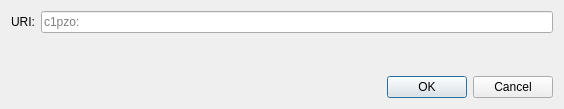
<?xml version="1.0" encoding="UTF-8"?>
<ui version="4.0">
 <class>OpenURIDialog</class>
 <widget class="QDialog" name="OpenURIDialog">
  <property name="geometry">
   <rect>
    <x>0</x>
    <y>0</y>
    <width>564</width>
    <height>109</height>
   </rect>
  </property>
  <property name="windowTitle">
   <string>Open c1pzo URI</string>
  </property>
  <layout class="QVBoxLayout" name="verticalLayout">
   <item>
    <layout class="QHBoxLayout" name="horizontalLayout">
     <item>
      <widget class="QLabel" name="label">
       <property name="text">
        <string>URI:</string>
       </property>
      </widget>
     </item>
     <item>
      <widget class="QValidatedLineEdit" name="uriEdit">
       <property name="placeholderText">
        <string notr="true">c1pzo:</string>
       </property>
      </widget>
     </item>
    </layout>
   </item>
   <item>
    <spacer name="verticalSpacer">
     <property name="orientation">
      <enum>Qt::Vertical</enum>
     </property>
     <property name="sizeHint" stdset="0">
      <size>
       <width>20</width>
       <height>40</height>
      </size>
     </property>
    </spacer>
   </item>
   <item>
    <widget class="QDialogButtonBox" name="buttonBox">
     <property name="orientation">
      <enum>Qt::Horizontal</enum>
     </property>
     <property name="standardButtons">
      <set>QDialogButtonBox::Cancel|QDialogButtonBox::Ok</set>
     </property>
    </widget>
   </item>
  </layout>
 </widget>
 <customwidgets>
  <customwidget>
   <class>QValidatedLineEdit</class>
   <extends>QLineEdit</extends>
   <header>qt/qvalidatedlineedit.h</header>
  </customwidget>
 </customwidgets>
 <resources/>
 <connections>
  <connection>
   <sender>buttonBox</sender>
   <signal>accepted()</signal>
   <receiver>OpenURIDialog</receiver>
   <slot>accept()</slot>
   <hints>
    <hint type="sourcelabel">
     <x>248</x>
     <y>254</y>
    </hint>
    <hint type="destinationlabel">
     <x>157</x>
     <y>274</y>
    </hint>
   </hints>
  </connection>
  <connection>
   <sender>buttonBox</sender>
   <signal>rejected()</signal>
   <receiver>OpenURIDialog</receiver>
   <slot>reject()</slot>
   <hints>
    <hint type="sourcelabel">
     <x>316</x>
     <y>260</y>
    </hint>
    <hint type="destinationlabel">
     <x>286</x>
     <y>274</y>
    </hint>
   </hints>
  </connection>
 </connections>
</ui>
